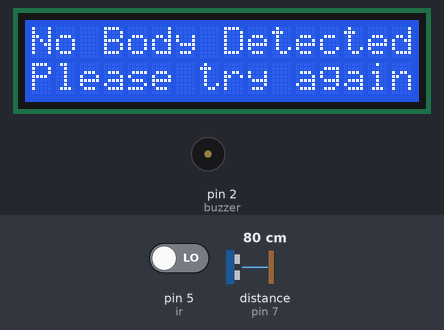
A sketch run on a simulated Arduino Uno, built with avr-gcc and run on an emulated ATmega328P. Shown: 16×2 character LCD, buzzer (waves = sounding, pin HIGH). Wiring (inferred from the names in the program): ultrasonic range finder: trigger pin 6; echo pin 7. Inputs (shaded band) come from the test bench; at power-on: distance to the obstacle (sensor on pin 7) 80 cm, pin 5 (ir) LOW. The echo pulse lasts 58.3 µs per cm; pins used as bus, display or sensor lines are not drawn.

Above: at 1.2 s.
1.3 s: distance to the obstacle (sensor on pin 7) set to 13 cm
5.2 s: distance to the obstacle (sensor on pin 7) set to 10 cm
At 6.4 s:
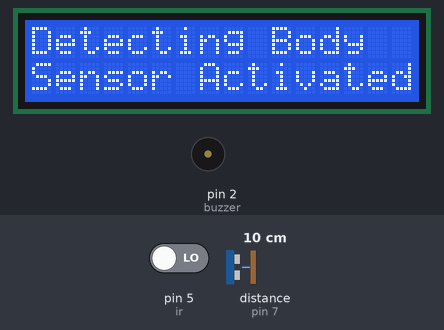
12.5 s: distance to the obstacle (sensor on pin 7) set to 18 cm
At 16.2 s:
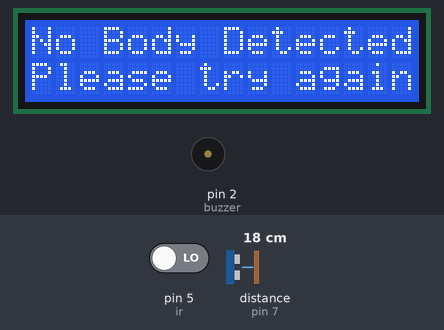
16.6 s: distance to the obstacle (sensor on pin 7) set to 2 cm
At 20.4 s:
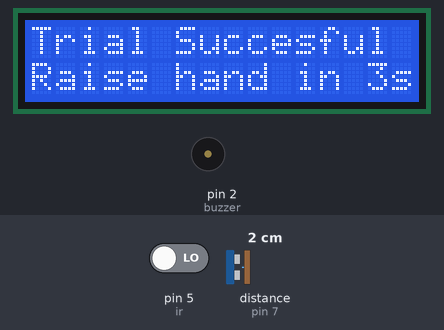
Timing chart, 0 to 24.6 s (numbered marks = the images above; inputs shaded):
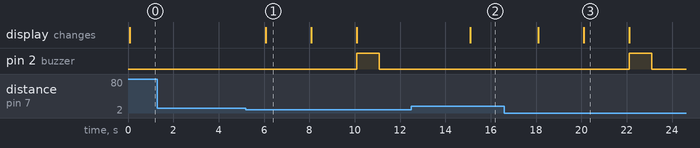

Measured:
- the behaviour switches between 12 and 11 cm on distance to the obstacle (sensor on pin 7) (found by bisection; images 0 and 1)
- after the input at 1.3 s, every drawn part: stays the same
- after the input at 5.2 s, pin 2 (buzzer): LOW → HIGH after 4.9 s, → LOW 1.0 s later; the display: changes after 0.89 s (image 1)
- after the input at 12.5 s, the display: changes after 2.6 s (image 2)
- after the input at 16.6 s, pin 2 (buzzer): LOW → HIGH after 5.5 s, → LOW 1.0 s later; the display: first changes after 1.5 s (image 3 shows a later state)
- what the display in image 1 shows lasts 2.0 s, from 6.1 s to 8.1 s

The sketch:

TouchlessDoorbell_LCD.ino
```cpp
// Ultrasonic sensor : Trig - p.6, Echo - p.7 || IR Sensor - p.5 || LCD Data Pins - (8-11)

#include <LiquidCrystal.h>

const int trig = 6;
const int echo = 7;
const int ir = 5;
int buzzer = 2;

int duration = 0;
int distance = 0;

LiquidCrystal lcd(3,4,8,9,10,11);
void setup()
{
  pinMode(ir, INPUT);
  pinMode(echo , INPUT);
  pinMode(trig , OUTPUT);
  pinMode(buzzer, OUTPUT);
  lcd.begin(16,2);
}

void ring()
{
  digitalWrite(buzzer, HIGH);
  delay(1000);
  digitalWrite(buzzer, LOW);
}

void nomotion()
{
 digitalWrite(buzzer, LOW);
 lcd.setCursor(0,0);
 lcd.print("No Body Detected");
 lcd.setCursor(0,1);
 lcd.print("Please try again.");
 delay(1000);
}

void loop()
{
  digitalWrite(trig , HIGH);
  delayMicroseconds(1000);
  digitalWrite(trig , LOW);

  duration = pulseIn(echo , HIGH);
  distance = (duration/2) / 29.1 ;

  if(distance<=10)
  {
    lcd.setCursor(0,0);
    lcd.print("Detecting Body  "); //Ultrasonic detects an object within 10cms
    lcd.setCursor(0,1);
    lcd.print("Sensor Activated");
    delay(2000);

    if(digitalRead(ir)==0)      //IR Sensor is activated for first time
    {
      lcd.setCursor(0,0);
      lcd.print("Trial Succesful");
      lcd.setCursor(0,1);
      lcd.print("Raise hand in 3s");
      delay(2000);

      if(digitalRead(ir)==0)    //IR Sensor is activated for the second time (consecutively)
      {
        lcd.setCursor(0,0);
        lcd.print("Motion Detected");
        lcd.setCursor(0,1);
        lcd.print("Ringing Doorbell");
        ring();
        delay(2000);
      }
      else
      {
        nomotion();
      }
    }
    else
    {
      nomotion();
    }
  }
  else
  {
    nomotion();
  }
  delay(2000);
}
```
